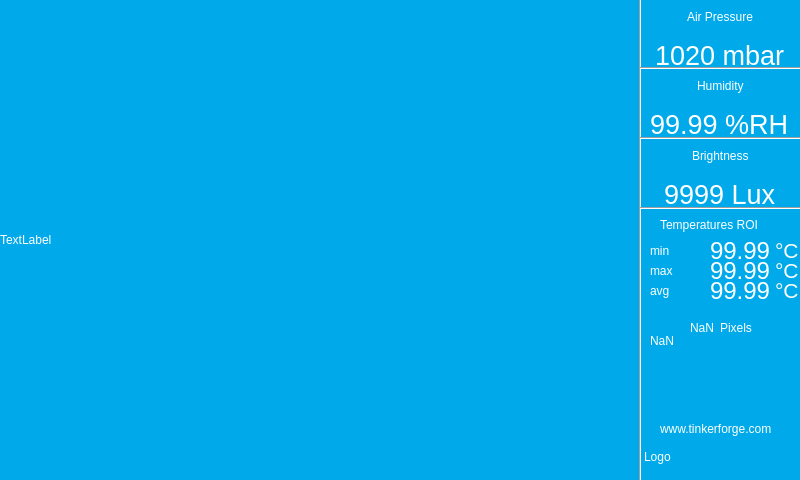
<?xml version="1.0" encoding="UTF-8"?>
<ui version="4.0">
 <class>MainWindow</class>
 <widget class="QMainWindow" name="MainWindow">
  <property name="geometry">
   <rect>
    <x>0</x>
    <y>0</y>
    <width>800</width>
    <height>480</height>
   </rect>
  </property>
  <property name="sizePolicy">
   <sizepolicy hsizetype="Fixed" vsizetype="Fixed">
    <horstretch>0</horstretch>
    <verstretch>0</verstretch>
   </sizepolicy>
  </property>
  <property name="palette">
   <palette>
    <active>
     <colorrole role="WindowText">
      <brush brushstyle="SolidPattern">
       <color alpha="255">
        <red>255</red>
        <green>255</green>
        <blue>255</blue>
       </color>
      </brush>
     </colorrole>
     <colorrole role="Base">
      <brush brushstyle="SolidPattern">
       <color alpha="255">
        <red>242</red>
        <green>241</green>
        <blue>240</blue>
       </color>
      </brush>
     </colorrole>
     <colorrole role="Window">
      <brush brushstyle="SolidPattern">
       <color alpha="255">
        <red>0</red>
        <green>170</green>
        <blue>234</blue>
       </color>
      </brush>
     </colorrole>
    </active>
    <inactive>
     <colorrole role="WindowText">
      <brush brushstyle="SolidPattern">
       <color alpha="255">
        <red>255</red>
        <green>255</green>
        <blue>255</blue>
       </color>
      </brush>
     </colorrole>
     <colorrole role="Base">
      <brush brushstyle="SolidPattern">
       <color alpha="255">
        <red>255</red>
        <green>255</green>
        <blue>255</blue>
       </color>
      </brush>
     </colorrole>
     <colorrole role="Window">
      <brush brushstyle="SolidPattern">
       <color alpha="255">
        <red>0</red>
        <green>170</green>
        <blue>234</blue>
       </color>
      </brush>
     </colorrole>
    </inactive>
    <disabled>
     <colorrole role="WindowText">
      <brush brushstyle="SolidPattern">
       <color alpha="255">
        <red>255</red>
        <green>255</green>
        <blue>255</blue>
       </color>
      </brush>
     </colorrole>
     <colorrole role="Base">
      <brush brushstyle="SolidPattern">
       <color alpha="255">
        <red>255</red>
        <green>255</green>
        <blue>255</blue>
       </color>
      </brush>
     </colorrole>
     <colorrole role="Window">
      <brush brushstyle="SolidPattern">
       <color alpha="255">
        <red>0</red>
        <green>170</green>
        <blue>234</blue>
       </color>
      </brush>
     </colorrole>
    </disabled>
   </palette>
  </property>
  <property name="cursor">
   <cursorShape>BlankCursor</cursorShape>
  </property>
  <property name="windowTitle">
   <string>MainWindow</string>
  </property>
  <widget class="QWidget" name="centralwidget">
   <property name="sizePolicy">
    <sizepolicy hsizetype="Fixed" vsizetype="Fixed">
     <horstretch>0</horstretch>
     <verstretch>0</verstretch>
    </sizepolicy>
   </property>
   <widget class="QLabel" name="label_image">
    <property name="geometry">
     <rect>
      <x>0</x>
      <y>0</y>
      <width>640</width>
      <height>480</height>
     </rect>
    </property>
    <property name="text">
     <string>TextLabel</string>
    </property>
    <property name="scaledContents">
     <bool>true</bool>
    </property>
   </widget>
   <widget class="Line" name="line">
    <property name="geometry">
     <rect>
      <x>630</x>
      <y>-10</y>
      <width>20</width>
      <height>491</height>
     </rect>
    </property>
    <property name="orientation">
     <enum>Qt::Vertical</enum>
    </property>
   </widget>
   <widget class="QLabel" name="label_logo">
    <property name="geometry">
     <rect>
      <x>644</x>
      <y>440</y>
      <width>151</width>
      <height>33</height>
     </rect>
    </property>
    <property name="text">
     <string>Logo</string>
    </property>
   </widget>
   <widget class="Line" name="line_2">
    <property name="geometry">
     <rect>
      <x>640</x>
      <y>60</y>
      <width>161</width>
      <height>16</height>
     </rect>
    </property>
    <property name="orientation">
     <enum>Qt::Horizontal</enum>
    </property>
   </widget>
   <widget class="Line" name="line_3">
    <property name="geometry">
     <rect>
      <x>640</x>
      <y>130</y>
      <width>161</width>
      <height>16</height>
     </rect>
    </property>
    <property name="orientation">
     <enum>Qt::Horizontal</enum>
    </property>
   </widget>
   <widget class="Line" name="line_4">
    <property name="geometry">
     <rect>
      <x>640</x>
      <y>200</y>
      <width>161</width>
      <height>16</height>
     </rect>
    </property>
    <property name="orientation">
     <enum>Qt::Horizontal</enum>
    </property>
   </widget>
   <widget class="QWidget" name="verticalLayoutWidget">
    <property name="geometry">
     <rect>
      <x>640</x>
      <y>139</y>
      <width>160</width>
      <height>71</height>
     </rect>
    </property>
    <layout class="QVBoxLayout" name="verticalLayout">
     <item>
      <layout class="QGridLayout" name="gridLayout_2">
       <item row="0" column="0">
        <spacer name="horizontalSpacer_3">
         <property name="orientation">
          <enum>Qt::Horizontal</enum>
         </property>
         <property name="sizeHint" stdset="0">
          <size>
           <width>40</width>
           <height>20</height>
          </size>
         </property>
        </spacer>
       </item>
       <item row="0" column="1">
        <widget class="QLabel" name="label_4">
         <property name="text">
          <string>Brightness</string>
         </property>
        </widget>
       </item>
       <item row="0" column="2">
        <spacer name="horizontalSpacer_4">
         <property name="orientation">
          <enum>Qt::Horizontal</enum>
         </property>
         <property name="sizeHint" stdset="0">
          <size>
           <width>40</width>
           <height>20</height>
          </size>
         </property>
        </spacer>
       </item>
      </layout>
     </item>
     <item>
      <layout class="QGridLayout" name="gridLayout">
       <item row="0" column="1">
        <widget class="QLabel" name="label_brightness">
         <property name="font">
          <font>
           <pointsize>20</pointsize>
           <weight>50</weight>
           <italic>false</italic>
           <bold>false</bold>
          </font>
         </property>
         <property name="text">
          <string>9999 Lux</string>
         </property>
        </widget>
       </item>
       <item row="0" column="2">
        <spacer name="horizontalSpacer">
         <property name="orientation">
          <enum>Qt::Horizontal</enum>
         </property>
         <property name="sizeHint" stdset="0">
          <size>
           <width>40</width>
           <height>20</height>
          </size>
         </property>
        </spacer>
       </item>
       <item row="0" column="0">
        <spacer name="horizontalSpacer_2">
         <property name="orientation">
          <enum>Qt::Horizontal</enum>
         </property>
         <property name="sizeHint" stdset="0">
          <size>
           <width>40</width>
           <height>20</height>
          </size>
         </property>
        </spacer>
       </item>
      </layout>
     </item>
    </layout>
   </widget>
   <widget class="QWidget" name="verticalLayoutWidget_2">
    <property name="geometry">
     <rect>
      <x>640</x>
      <y>69</y>
      <width>160</width>
      <height>71</height>
     </rect>
    </property>
    <layout class="QVBoxLayout" name="verticalLayout_2">
     <item>
      <layout class="QGridLayout" name="gridLayout_4">
       <item row="0" column="1">
        <widget class="QLabel" name="label_3">
         <property name="text">
          <string>Humidity</string>
         </property>
        </widget>
       </item>
       <item row="0" column="2">
        <spacer name="horizontalSpacer_5">
         <property name="orientation">
          <enum>Qt::Horizontal</enum>
         </property>
         <property name="sizeHint" stdset="0">
          <size>
           <width>40</width>
           <height>20</height>
          </size>
         </property>
        </spacer>
       </item>
       <item row="0" column="0">
        <spacer name="horizontalSpacer_6">
         <property name="orientation">
          <enum>Qt::Horizontal</enum>
         </property>
         <property name="sizeHint" stdset="0">
          <size>
           <width>40</width>
           <height>20</height>
          </size>
         </property>
        </spacer>
       </item>
      </layout>
     </item>
     <item>
      <layout class="QGridLayout" name="gridLayout_3">
       <item row="0" column="2">
        <spacer name="horizontalSpacer_7">
         <property name="orientation">
          <enum>Qt::Horizontal</enum>
         </property>
         <property name="sizeHint" stdset="0">
          <size>
           <width>40</width>
           <height>20</height>
          </size>
         </property>
        </spacer>
       </item>
       <item row="0" column="1">
        <widget class="QLabel" name="label_humidity">
         <property name="font">
          <font>
           <pointsize>20</pointsize>
           <weight>50</weight>
           <italic>false</italic>
           <bold>false</bold>
          </font>
         </property>
         <property name="text">
          <string>99.99 %RH</string>
         </property>
        </widget>
       </item>
       <item row="0" column="0">
        <spacer name="horizontalSpacer_8">
         <property name="orientation">
          <enum>Qt::Horizontal</enum>
         </property>
         <property name="sizeHint" stdset="0">
          <size>
           <width>40</width>
           <height>20</height>
          </size>
         </property>
        </spacer>
       </item>
      </layout>
     </item>
    </layout>
   </widget>
   <widget class="QWidget" name="verticalLayoutWidget_3">
    <property name="geometry">
     <rect>
      <x>640</x>
      <y>0</y>
      <width>160</width>
      <height>71</height>
     </rect>
    </property>
    <layout class="QVBoxLayout" name="verticalLayout_3">
     <item>
      <layout class="QGridLayout" name="gridLayout_6">
       <item row="0" column="2">
        <spacer name="horizontalSpacer_11">
         <property name="orientation">
          <enum>Qt::Horizontal</enum>
         </property>
         <property name="sizeHint" stdset="0">
          <size>
           <width>40</width>
           <height>20</height>
          </size>
         </property>
        </spacer>
       </item>
       <item row="0" column="1">
        <widget class="QLabel" name="label_2">
         <property name="text">
          <string>Air Pressure</string>
         </property>
        </widget>
       </item>
       <item row="0" column="0">
        <spacer name="horizontalSpacer_12">
         <property name="orientation">
          <enum>Qt::Horizontal</enum>
         </property>
         <property name="sizeHint" stdset="0">
          <size>
           <width>40</width>
           <height>20</height>
          </size>
         </property>
        </spacer>
       </item>
      </layout>
     </item>
     <item>
      <layout class="QGridLayout" name="gridLayout_5">
       <item row="0" column="2">
        <spacer name="horizontalSpacer_9">
         <property name="orientation">
          <enum>Qt::Horizontal</enum>
         </property>
         <property name="sizeHint" stdset="0">
          <size>
           <width>40</width>
           <height>20</height>
          </size>
         </property>
        </spacer>
       </item>
       <item row="0" column="1">
        <widget class="QLabel" name="label_airpressure">
         <property name="font">
          <font>
           <pointsize>20</pointsize>
           <weight>50</weight>
           <italic>false</italic>
           <bold>false</bold>
          </font>
         </property>
         <property name="text">
          <string>1020 mbar</string>
         </property>
        </widget>
       </item>
       <item row="0" column="0">
        <spacer name="horizontalSpacer_10">
         <property name="orientation">
          <enum>Qt::Horizontal</enum>
         </property>
         <property name="sizeHint" stdset="0">
          <size>
           <width>40</width>
           <height>20</height>
          </size>
         </property>
        </spacer>
       </item>
      </layout>
     </item>
    </layout>
   </widget>
   <widget class="QLabel" name="website">
    <property name="geometry">
     <rect>
      <x>660</x>
      <y>420</y>
      <width>121</width>
      <height>17</height>
     </rect>
    </property>
    <property name="font">
     <font>
      <pointsize>9</pointsize>
      <weight>50</weight>
      <italic>false</italic>
      <bold>false</bold>
     </font>
    </property>
    <property name="text">
     <string>www.tinkerforge.com</string>
    </property>
   </widget>
   <widget class="QLabel" name="label_5">
    <property name="geometry">
     <rect>
      <x>660</x>
      <y>210</y>
      <width>131</width>
      <height>29</height>
     </rect>
    </property>
    <property name="text">
     <string>Temperatures ROI</string>
    </property>
   </widget>
   <widget class="QLabel" name="label_6">
    <property name="geometry">
     <rect>
      <x>650</x>
      <y>240</y>
      <width>31</width>
      <height>21</height>
     </rect>
    </property>
    <property name="text">
     <string>min</string>
    </property>
   </widget>
   <widget class="QLabel" name="label_7">
    <property name="geometry">
     <rect>
      <x>650</x>
      <y>260</y>
      <width>31</width>
      <height>21</height>
     </rect>
    </property>
    <property name="text">
     <string>max</string>
    </property>
   </widget>
   <widget class="QLabel" name="label_8">
    <property name="geometry">
     <rect>
      <x>650</x>
      <y>280</y>
      <width>31</width>
      <height>21</height>
     </rect>
    </property>
    <property name="text">
     <string>avg</string>
    </property>
   </widget>
   <widget class="QLabel" name="spotmeter_minimum_label">
    <property name="geometry">
     <rect>
      <x>710</x>
      <y>240</y>
      <width>81</width>
      <height>21</height>
     </rect>
    </property>
    <property name="font">
     <font>
      <pointsize>18</pointsize>
      <weight>50</weight>
      <italic>false</italic>
      <bold>false</bold>
     </font>
    </property>
    <property name="text">
     <string>99.99</string>
    </property>
   </widget>
   <widget class="QLabel" name="spotmeter_maximum_label">
    <property name="geometry">
     <rect>
      <x>710</x>
      <y>260</y>
      <width>81</width>
      <height>21</height>
     </rect>
    </property>
    <property name="font">
     <font>
      <pointsize>18</pointsize>
      <weight>50</weight>
      <italic>false</italic>
      <bold>false</bold>
     </font>
    </property>
    <property name="text">
     <string>99.99</string>
    </property>
   </widget>
   <widget class="QLabel" name="spotmeter_mean_label">
    <property name="geometry">
     <rect>
      <x>710</x>
      <y>280</y>
      <width>81</width>
      <height>21</height>
     </rect>
    </property>
    <property name="font">
     <font>
      <pointsize>18</pointsize>
      <weight>50</weight>
      <italic>false</italic>
      <bold>false</bold>
     </font>
    </property>
    <property name="text">
     <string>99.99</string>
    </property>
   </widget>
   <widget class="QLabel" name="spotmeter_pixel_count_label">
    <property name="geometry">
     <rect>
      <x>690</x>
      <y>317</y>
      <width>31</width>
      <height>21</height>
     </rect>
    </property>
    <property name="font">
     <font>
      <pointsize>9</pointsize>
     </font>
    </property>
    <property name="text">
     <string>NaN</string>
    </property>
   </widget>
   <widget class="QLabel" name="spotmeter_roi_label">
    <property name="geometry">
     <rect>
      <x>650</x>
      <y>330</y>
      <width>151</width>
      <height>21</height>
     </rect>
    </property>
    <property name="font">
     <font>
      <pointsize>9</pointsize>
      <weight>50</weight>
      <italic>false</italic>
      <bold>false</bold>
     </font>
    </property>
    <property name="text">
     <string>NaN</string>
    </property>
   </widget>
   <widget class="QLabel" name="spotmeter_pixel_count_label_2">
    <property name="geometry">
     <rect>
      <x>720</x>
      <y>317</y>
      <width>51</width>
      <height>21</height>
     </rect>
    </property>
    <property name="font">
     <font>
      <pointsize>9</pointsize>
      <weight>50</weight>
      <italic>false</italic>
      <bold>false</bold>
     </font>
    </property>
    <property name="text">
     <string>Pixels</string>
    </property>
   </widget>
   <widget class="QLabel" name="degrees_label">
    <property name="geometry">
     <rect>
      <x>775</x>
      <y>240</y>
      <width>31</width>
      <height>21</height>
     </rect>
    </property>
    <property name="font">
     <font>
      <pointsize>16</pointsize>
      <weight>50</weight>
      <italic>false</italic>
      <bold>false</bold>
     </font>
    </property>
    <property name="text">
     <string>°C</string>
    </property>
   </widget>
   <widget class="QLabel" name="degrees_label_2">
    <property name="geometry">
     <rect>
      <x>775</x>
      <y>260</y>
      <width>31</width>
      <height>21</height>
     </rect>
    </property>
    <property name="font">
     <font>
      <pointsize>16</pointsize>
      <weight>50</weight>
      <italic>false</italic>
      <bold>false</bold>
     </font>
    </property>
    <property name="text">
     <string>°C</string>
    </property>
   </widget>
   <widget class="QLabel" name="degrees_label_3">
    <property name="geometry">
     <rect>
      <x>775</x>
      <y>280</y>
      <width>31</width>
      <height>21</height>
     </rect>
    </property>
    <property name="font">
     <font>
      <pointsize>16</pointsize>
      <weight>50</weight>
      <italic>false</italic>
      <bold>false</bold>
     </font>
    </property>
    <property name="text">
     <string>°C</string>
    </property>
   </widget>
  </widget>
 </widget>
 <resources/>
 <connections/>
</ui>
